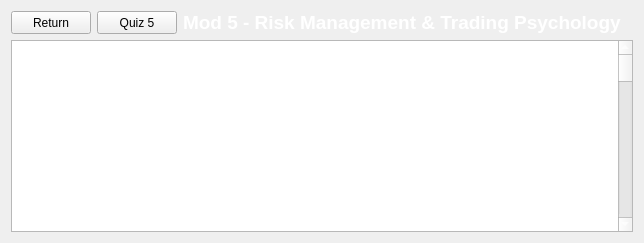
             <widget class="QWidget" name="mod5content">
              <layout class="QGridLayout" name="gridLayout_16">
               <item row="0" column="0">
                <widget class="QPushButton" name="RETURNBTN_5">
                 <property name="maximumSize">
                  <size>
                   <width>86</width>
                   <height>29</height>
                  </size>
                 </property>
                 <property name="text">
                  <string>Return</string>
                 </property>
                </widget>
               </item>
               <item row="2" column="0" colspan="5">
                <widget class="QPlainTextEdit" name="mod5text">
                 <property name="styleSheet">
                  <string notr="true">color: white;</string>
                 </property>
                 <property name="readOnly">
                  <bool>true</bool>
                 </property>
                 <property name="plainText">
                  <string>Module 5: Risk Management and Trading Psychology

1 - Risk vs. Reward
Understanding the balance between the potential profit and the risk of loss in trading.

Defining Acceptable Risk:
Risk Tolerance -&gt; The amount of loss an investor is willing to accept.
Risk-Reward Ratio -&gt; The expected return divided by the potential loss.

Setting Objectives:
Profit Targets -&gt; Predetermined levels at which to exit for a profit.
Loss Limits -&gt; Maximum acceptable losses per trade or period.

2 - Position Sizing
Techniques to determine how much capital to allocate to a single trade.

Fixed Dollar Amount:
Description -&gt; Investing a set amount of money per trade.
Pros -&gt; Simple to implement.
Cons -&gt; Doesn't account for varying levels of risk.

Percentage of Account:
Description -&gt; Allocating a fixed percentage of total capital.
Pros -&gt; Adjusts position size as account balance changes.

Risk-Based Position Sizing:
Description -&gt; Calculating position size based on the amount willing to lose.
Calculation -&gt; Position Size = (Account Balance x Risk Percentage) / (Stop Loss in Dollars).

3 - Stop Losses and Take Profit Orders
Tools to manage risk and secure profits.

3.1 - Stop Loss Orders
Definition -&gt; An order to sell a security when it reaches a certain price.
Usage:
Protects Capital -&gt; Limits potential losses on a trade.
Types:
Fixed Stop -&gt; Set at a specific price level.
Trailing Stop -&gt; Moves with the price in a favorable direction.

3.2 - Take Profit Orders
Definition -&gt; An order to sell a security when it reaches a predetermined profit level.
Usage:
Secures Gains -&gt; Automatically exits a trade when the target is met.
Strategy -&gt; Set based on risk-reward ratio or technical analysis levels.

4 - Diversification
Minimizing risk by spreading investments across different assets.

Asset Allocation:
Definition -&gt; Distributing investments among various asset classes (stocks, bonds, commodities).
Purpose -&gt; Reduces the impact of a single underperforming asset.

Sector Diversification:
Description -&gt; Investing in different industries.
Benefit -&gt; Mitigates sector-specific risks.

Geographical Diversification:
Description -&gt; Investing in different countries or regions.
Benefit -&gt; Reduces exposure to country-specific economic conditions.

5 - Managing Emotions
Psychological aspects that affect trading decisions.

5.1 Overcoming Fear and Greed
Fear:
Impact -&gt; Can lead to premature selling or avoiding trades.
Management -&gt; Stick to the trading plan and use stop losses.

Greed:
Impact -&gt; May cause overtrading or holding losing positions too long.
Management -&gt; Set realistic profit targets and adhere to them.

5.2 Discipline in Trading
Consistency -&gt; Following the trading plan regardless of market conditions.
Avoiding Impulsiveness -&gt; Making decisions based on analysis, not emotions.
Mindfulness Techniques -&gt; Practices like meditation to maintain focus and control.

6 - Trading Plan
Creating and adhering to a structured approach to trading.

Components of a Trading Plan:
Trading Goals -&gt; Clear, measurable objectives.
Risk Management Rules -&gt; Guidelines for position sizing, stop losses.
Market Analysis Methods -&gt; Techniques for selecting trades.
Trade Execution Criteria -&gt; Specific conditions for entering and exiting trades.

Benefits:
Clarity -&gt; Provides a roadmap for trading activities.
Accountability -&gt; Helps track performance against objectives.
Emotional Control -&gt; Reduces impulsive decisions.

7 - Conclusion
Effective risk management and psychological discipline are crucial for long-term trading success. By defining acceptable risk levels, utilizing position sizing techniques, and maintaining emotional control, traders can improve their decision-making processes and increase the likelihood of achieving their trading goals.</string>
                 </property>
                </widget>
               </item>
               <item row="0" column="1">
                <widget class="QPushButton" name="quizButton5">
                 <property name="maximumSize">
                  <size>
                   <width>86</width>
                   <height>29</height>
                  </size>
                 </property>
                 <property name="text">
                  <string>Quiz 5</string>
                 </property>
                </widget>
               </item>
               <item row="0" column="2">
                <widget class="QLabel" name="mod5header">
                 <property name="font">
                  <font>
                   <pointsize>14</pointsize>
                   <bold>true</bold>
                  </font>
                 </property>
                 <property name="styleSheet">
                  <string notr="true">color: white;</string>
                 </property>
                 <property name="text">
                  <string>Mod 5 - Risk Management &amp; Trading Psychology</string>
                 </property>
                </widget>
               </item>
              </layout>
             </widget>
